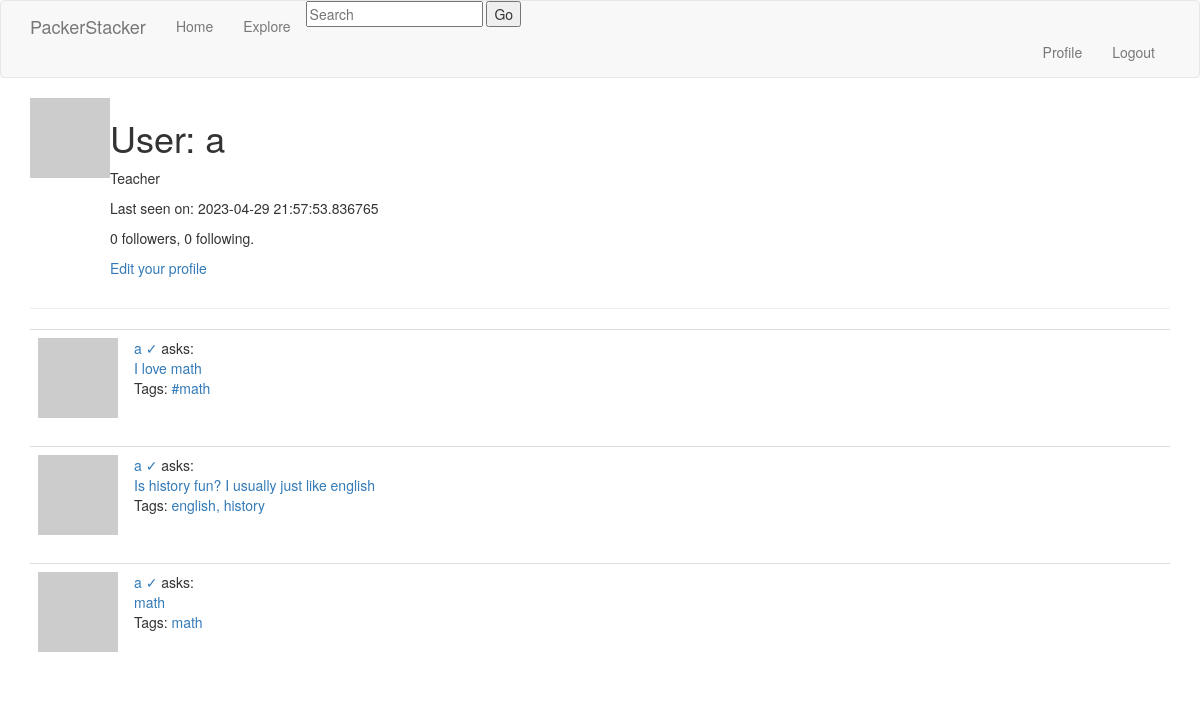
The app's page /user/a (signed in), older data.
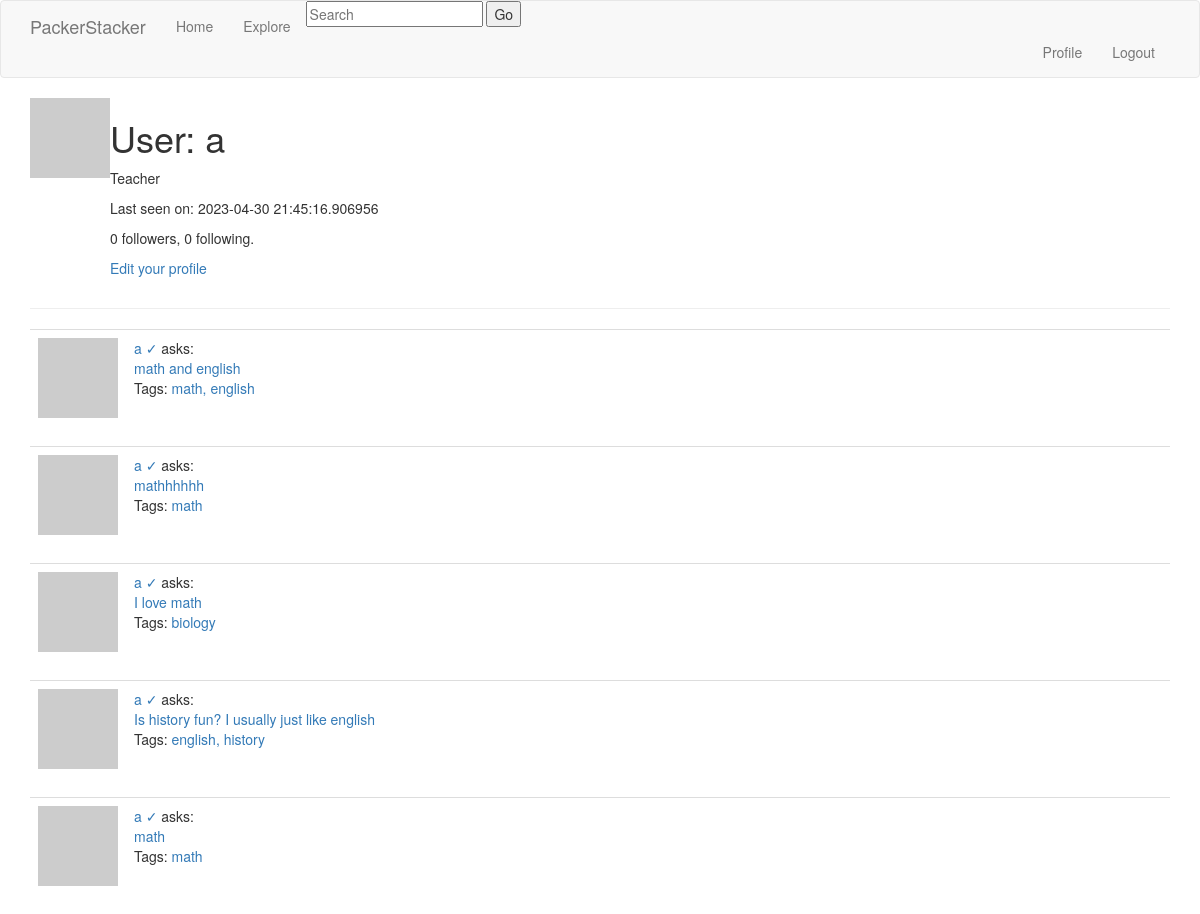
The same page, newer data.
### app/models.py (models this page shows, shortened)
class User(UserMixin, db.Model):
    id = db.Column(db.Integer, primary_key=True)
    username = db.Column(db.String(64), index=True, unique=True)
    email = db.Column(db.String(120), index=True, unique=True)
    password_hash = db.Column(db.String(128))
    questions = db.relationship('Question', backref='author', lazy='dynamic')
    replies = db.relationship('Reply', backref='author', lazy='dynamic')
    about_me = db.Column(db.String(140))
    last_seen = db.Column(db.DateTime, default=datetime.utcnow)
    type = db.Column(db.Boolean())
    def avatar(self, size):
        digest = md5(self.email.lower().encode('utf-8')).hexdigest()
        return 'https://www.gravatar.com/avatar/{}?d=identicon&s={}'.format(digest, size)
    followed = db.relationship(
        'User', secondary=followers,
        primaryjoin=(followers.c.follower_id == id),
        secondaryjoin=(followers.c.followed_id == id),
        backref=db.backref('followers', lazy='dynamic'), lazy='dynamic')

class Question(db.Model):
    id = db.Column(db.Integer, primary_key=True)
    body = db.Column(db.String(1000))
    timestamp = db.Column(db.DateTime, index=True, default=datetime.utcnow)
    user_id = db.Column(db.Integer, db.ForeignKey('user.id'))
    replies = db.relationship('Reply', backref='op', lazy='dynamic')

class Tag(db.Model):
    id = db.Column(db.Integer, primary_key=True)
    name = db.Column(db.String(30), unique=True)
    questions = db.relationship('Question', secondary='question_tag', backref='tags')

### app/routes.py (the view)
@app.route('/user/<username>')
@login_required
def user(username):
    user = User.query.filter_by(username=username).first_or_404()
    page = request.args.get('page', 1, type=int)
    questions = user.questions.order_by(Question.timestamp.desc()).paginate(
        page=page, per_page=app.config['QUESTIONS_PER_PAGE'], error_out=False)
    next_url = url_for('user', username=user.username, page=questions.next_num) \
        if questions.has_next else None
    prev_url = url_for('user', username=user.username, page=questions.prev_num) \
        if questions.has_prev else None
    form = EmptyForm()
    return render_template('user.html', user=user, questions=questions.items,
                           next_url=next_url, prev_url=prev_url, form=form)

### app/forms.py
class EmptyForm(FlaskForm):
    submit = SubmitField('Submit')

### app/models.py (called while the page is built)
@login.user_loader
def load_user(id):
    return User.query.get(int(id))

### app/routes.py (called while the page is built)
@app.before_request
def before_request():
    if current_user.is_authenticated:
        current_user.last_seen = datetime.utcnow()
        db.session.commit()

### app/templates/user.html (shortened to what this page needs)
{% extends "base.html" %}
{% import 'bootstrap/wtf.html' as wtf %}
{% block app_content %}
    <table>
      <tr valign="top">
          <td><img src="{{ user.avatar(128) }}"></td>
          <td>
            <h1>User: {{ user.username }}</h1>
            {%if user.type %}<p>Teacher</p> {% else %} <p>Student </p>{% endif %}
            {% if user.last_seen %}<p>Last seen on: {{ user.last_seen }}</p>{% endif %}
            <p>{{ user.followers.count() }} followers, {{ user.followed.count() }} following.</p>
            {% if user == current_user %}
            <p><a href="{{ url_for('edit_profile') }}">Edit your profile</a></p>
            {% endif %}
          </td>
        </tr>
    </table>
    <hr>
    {% for question in questions %}
        {% include '_question.html' %}
    {% endfor %}
{% endblock %}

### app/templates/_question.html
<table class="table table-hover">
      <tr>
          <td width="70px">
                  <img src="{{ question.author.avatar(70) }}" />
          </td>
          <td>
              <a href="{{ url_for('user', username=question.author.username) }}">
                  {{ question.author.username }} {%if question.author.type %} &#x2713 {%endif%}
              </a>
              asks:
              <br>
              <a style="text-decoration: none" href="{{ url_for('question_page', id=question.id) }}">
                {{ question.body }}
              </a>
              <br>
              <p>Tags: {% for tag in question.tags %}
                <a href="{{ url_for('tag_page', id=tag.id) }}">
                  {{ tag.name }}{% if not loop.last %}, {% endif %}{% endfor %}
                </a>
                </p>
          </td>
      </tr>
</table>

Row changes from the older to the newer data that the page shows:
changed User: last_seen "2023-04-29 21:57:53.836765" → "2023-04-30 21:45:16.906956"
added Question: author.username "a", body "math and english", Tag (name "math"), Tag (name "english")
added Question: author.username "a", body "mathhhhhh", Tag (name "math")
changed Tag: name "#math" → "biology"
